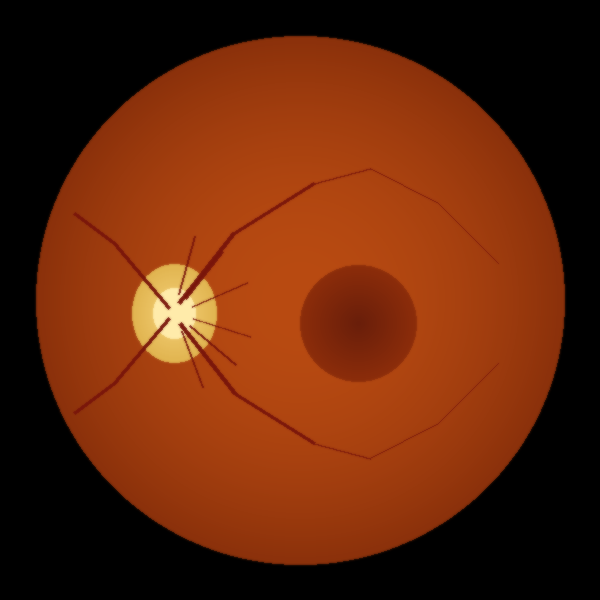
%> input picture sample_data/grade0_normal.png, 600 x 600 px
$ octave --eval "result = retinalStructureSegmentation('../sample_data/grade0_normal.png');"   (GNU Octave 9; MATLAB toolbox functions it lacks are replaced by stand-ins)
%> lines starting %> are read from the running program, lines starting %| are printed output that depends on the picture; in (x1, y1, x2, y2) boxes, pixels count from 0 and x2, y2 are one past the last pixel; in counts of white or black regions, pixels touching at a corner belong together; the program's own positions count from 1
function segResults = retinalStructureSegmentation(img, enhancedImg)
%> called with img = '../sample_data/grade0_normal.png'
% RETINALSTRUCTURESEGMENTATION - Extracts retinal landmarks & pathological lesions
% RetinaSetu: Coaxial AI Screening Pipeline for Diabetic Retinopathy
%
% Extracts:
%   1. Optic Disc (OD) localization & boundary mask
%   2. Fovea centralis localization
%   3. Retinal Blood Vessel tree segmentation
%   4. Microaneurysms (MA) candidate detection (sub-pixel top-hat)
%   5. Hard Exudates (HE) segmentation
%   6. Hemorrhages (HEM) segmentation (blot/dot/flame)
%   7. Neovascularization (NV) risk index
%
% Toolboxes Used: Image Processing Toolbox, Computer Vision Toolbox

if nargin < 2 || isempty(enhancedImg)
    enhancedImg = img;
end

if ischar(img) || isstring(img)
    img = imread(img);
%> img is the input picture: size 600x600x3 uint8; mean R, G, B 97.3, 38.1, 9.7
end
if ischar(enhancedImg) || isstring(enhancedImg)
    enhancedImg = imread(enhancedImg);
end

[rows, cols, ~] = size(img);
%> rows = 600; cols = 600
green = double(img(:,:,2)) / 255.0;
greenEnh = double(enhancedImg(:,:,2)) / 255.0;
red = double(img(:,:,1)) / 255.0;

% Retinal circular FOV mask
fovMask = (red > 0.08) | (green > 0.08);
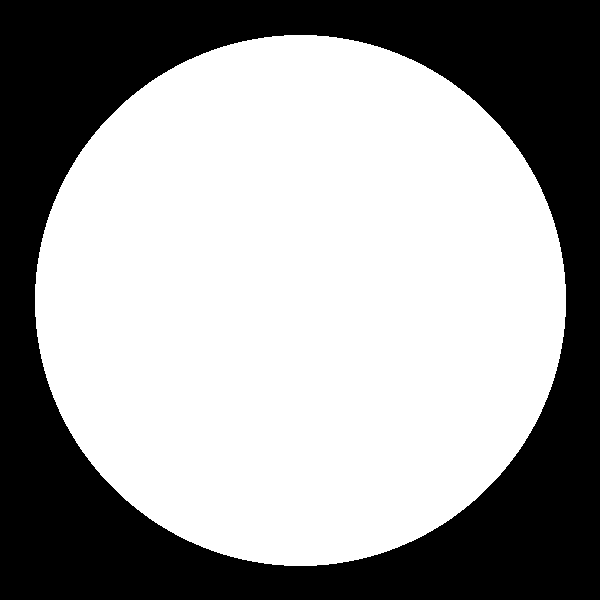
%> fovMask: size 600x600 logical; 61.4% white; 1 black region, box (x1, y1, x2, y2) and area: (0, 0, 600, 600) 138783
fovMask = imclose(fovMask, strel('disk', 15));
fovMask = imfill(fovMask, 'holes');

%% 1. Optic Disc Localization & Segmentation
% The optic disc is characterized by high intensity in red/green channels and circular shape
odCandidateMap = (red * 0.6 + green * 0.4) .* fovMask;
odFiltered = imgaussfilt(odCandidateMap, 8);
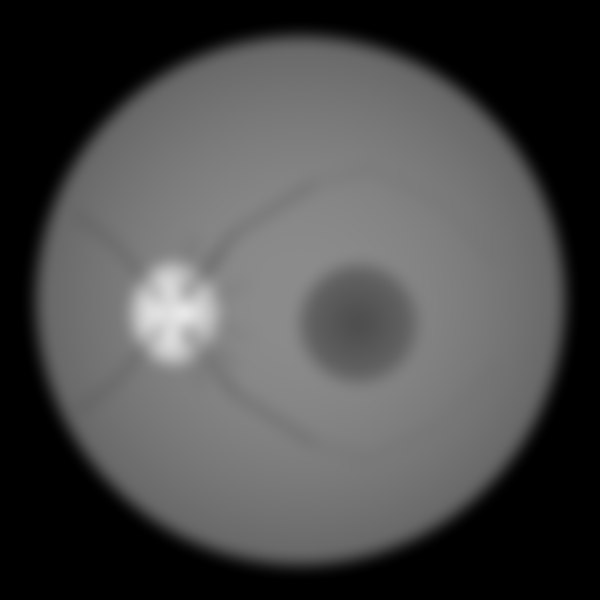
%> odFiltered: size 600x600 double; min 0, max 0.909, mean 0.289

% Find brightest regional cluster
[maxVal, maxIdx] = max(odFiltered(:));
%> maxVal = 0.909; maxIdx = 109514
[odCenterY, odCenterX] = ind2sub(size(odFiltered), maxIdx);
%> odCenterY = 314; odCenterX = 183

% Disc radius estimation (typically ~1/10 to 1/15 of image width)
discRadius = round(cols * 0.07);
%> discRadius = 42

% Create circular disc mask
[X, Y] = meshgrid(1:cols, 1:rows);
odDist = sqrt((X - odCenterX).^2 + (Y - odCenterY).^2);
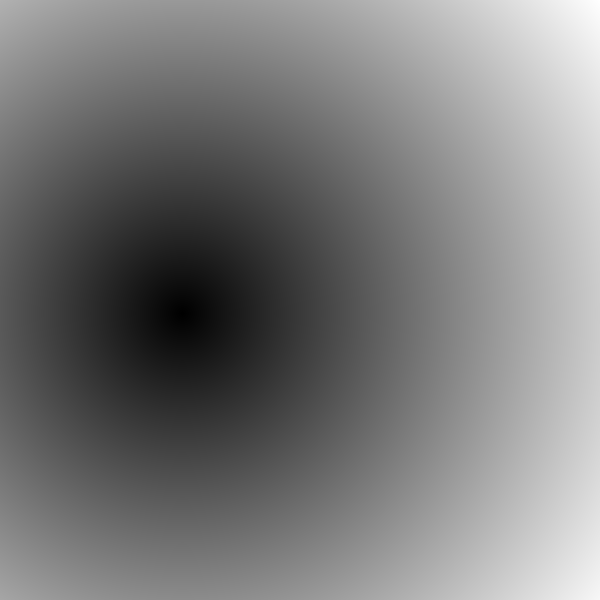
%> odDist: size 600x600 double; min 0, max 521.4, mean 250; drawn with min black and max white
opticDiscMask = (odDist <= discRadius) & fovMask;
%> opticDiscMask: size 600x600 logical; 1.5% white; 1 white region, box (x1, y1, x2, y2) and area: (140, 271, 225, 356) 5525

%% 2. Fovea Centralis Localization
% The fovea is located approximately 2.5 disc diameters temporal to optic disc.
% If optic disc is in the right half of the image, the eye is the Right Eye (OD), fovea is to the left.
% If optic disc is in the left half, eye is Left Eye (OS), fovea is to the right.
if odCenterX > cols / 2
    foveaX = round(odCenterX - 2.5 * discRadius);
else
    foveaX = round(odCenterX + 2.5 * discRadius);
%> foveaX = 288
end
foveaY = round(odCenterY + 0.15 * discRadius); % Slightly inferior
%> foveaY = 320
foveaX = max(1, min(cols, foveaX));
foveaY = max(1, min(rows, foveaY));

foveaDist = sqrt((X - foveaX).^2 + (Y - foveaY).^2);
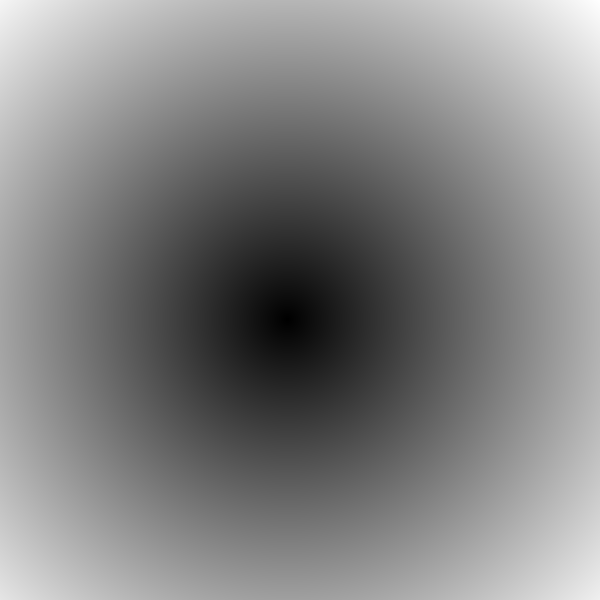
%> foveaDist: size 600x600 double; min 0, max 446.2, mean 230.3; drawn with min black and max white
foveaMask = (foveaDist <= round(discRadius * 0.5)) & fovMask;
%> foveaMask: size 600x600 logical; 0.38% white; 1 white region, box (x1, y1, x2, y2) and area: (266, 298, 309, 341) 1373

%% 3. Retinal Blood Vessel Tree Segmentation
% Vessel extraction using matched filtering and morphological top-hat on inverted green channel
invGreen = (1.0 - greenEnh) .* fovMask;
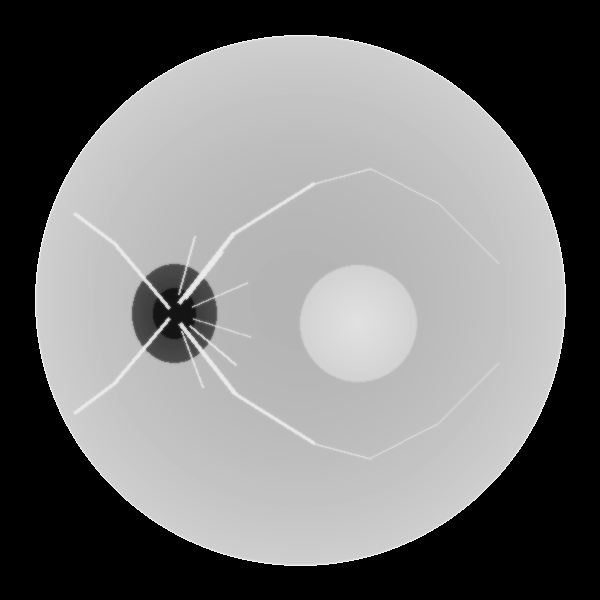
%> invGreen: size 600x600 double; min 0, max 0.969, mean 0.465

% Multi-scale morphological top-hat for tubular structure enhancement
seVessel1 = strel('disk', 3);
seVessel2 = strel('disk', 8);
topHat1 = imtophat(invGreen, seVessel1);
topHat2 = imtophat(invGreen, seVessel2);
vesselEnhanced = (topHat1 + topHat2) / 2.0;

% Adaptive thresholding inside FOV
meanVessel = mean(vesselEnhanced(fovMask));
%> meanVessel = 0.00548
stdVessel = std(vesselEnhanced(fovMask));
%> stdVessel = 0.0349
vesselThresh = meanVessel + 0.95 * stdVessel;
%> vesselThresh = 0.0387
vesselMask = (vesselEnhanced > vesselThresh) & fovMask;
%> vesselMask: size 600x600 logical; 2% white; 8 white regions, largest, box (x1, y1, x2, y2) and area: (35, 35, 566, 566) 2984, (176, 168, 499, 305) 1308, (177, 322, 499, 460) 1166

% Clean up tiny disconnected noise fragments
vesselMask = bwareaopen(vesselMask, 25);

%% 4. Microaneurysm (MA) Candidate Detection
% Microaneurysms are small, round, dark focal lesions (10 - 100 microns).
% Use morphological bottom-hat on green channel with small radius (1-4 pixels)
bottomHatMA = imbothat(green, strel('disk', 4));
bottomHatMA = bottomHatMA .* fovMask;

% Exclude blood vessel main branches so vessels aren't misclassified as MAs
vesselDilated = imdilate(vesselMask, strel('disk', 2));
%> vesselDilated: size 600x600 logical; 4.9% white; 6 white regions, box (x1, y1, x2, y2) and area: (33, 33, 568, 568) 8960, (175, 315, 501, 462) 3501, (174, 166, 501, 307) 2911, (71, 210, 173, 312) 999, (71, 315, 173, 417) 999, (189, 280, 250, 311) 411
maCandidates = (bottomHatMA > 0.07) & (~vesselDilated) & (~opticDiscMask);
%> maCandidates: size 600x600 logical; every value is 0
maCandidates = bwareaopen(maCandidates, 2);
maCandidates = maCandidates & (~bwareaopen(maCandidates, 35)); % Remove large blobs

maCC = bwconncomp(maCandidates);
%> maCC = 0 connected components
maCount = maCC.NumObjects;
%> maCount = 0

%% 5. Hard Exudates (HE) Segmentation
% Hard exudates are bright yellowish lipid deposits with sharp boundaries.
% High luminance and high yellow (red+green vs blue)
blue = double(img(:,:,3)) / 255.0;
yellowIdx = (red + green - 1.5 * blue) .* fovMask;
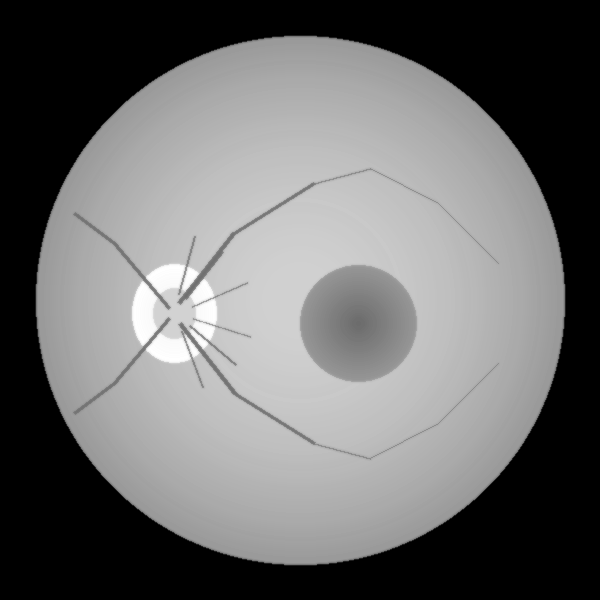
%> yellowIdx: size 600x600 double; min 0, max 1.12, mean 0.474; drawn with min black and max white
exudateThresh = mean(yellowIdx(fovMask)) + 1.7 * std(yellowIdx(fovMask));
%> exudateThresh = 0.954
exudateMask = (yellowIdx > exudateThresh) & (~opticDiscMask) & fovMask;
%> exudateMask: size 600x600 logical; 0.38% white; 5 white regions (1 under 20 px), largest, box (x1, y1, x2, y2) and area: (132, 281, 149, 346) 570, (146, 343, 191, 363) 387, (146, 264, 185, 284) 355, (187, 267, 199, 275) 43
exudateMask = bwareaopen(exudateMask, 8);
exudateAreaPct = (sum(exudateMask(:)) / max(1, sum(fovMask(:)))) * 100;
%> exudateAreaPct = 0.621

%% 6. Hemorrhages (HEM) Segmentation
% Blot and flame hemorrhages are dark reddish/brownish lesions outside vessel network
hemMap = (1.0 - green) .* (red > 0.35) .* fovMask;
hemThresh = mean(hemMap(fovMask)) + 1.2 * std(hemMap(fovMask));
%> hemThresh = 0.884
hemMask = (hemMap > hemThresh) & (~vesselDilated) & (~opticDiscMask);
hemMask = bwareaopen(hemMask, 15);
hemAreaPct = (sum(hemMask(:)) / max(1, sum(fovMask(:)))) * 100;
%> hemAreaPct = 0

%% 7. Neovascularization (NV) Risk Index
% New fragile vessels around the disc (NVD) or elsewhere (NVE) have high branching density & tortuosity
discVicinityMask = (odDist <= 1.8 * discRadius) & fovMask;
%> discVicinityMask: size 600x600 logical; 5% white; 1 white region, box (x1, y1, x2, y2) and area: (107, 238, 258, 389) 17945
nvVessels = vesselMask & discVicinityMask;
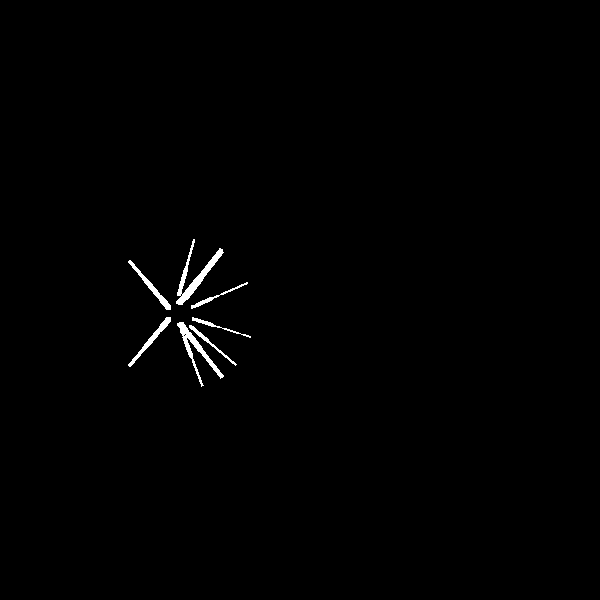
%> nvVessels: size 600x600 logical; 0.64% white; 7 white regions, largest, box (x1, y1, x2, y2) and area: (176, 239, 224, 305) 664, (177, 322, 224, 387) 547, (128, 260, 171, 310) 298
nvDensity = sum(nvVessels(:)) / max(1, sum(discVicinityMask(:)));
%> nvDensity = 0.128
nvIndex = min(1.0, nvDensity / 0.28); % Normalized risk index [0, 1]
%> nvIndex = 0.457

%% Package Results
segResults.opticDiscCenter = [odCenterX, odCenterY];
%> segResults.opticDiscCenter = [183 314]
segResults.opticDiscRadius = discRadius;
%> segResults.opticDiscRadius = 42
segResults.opticDiscMask = opticDiscMask;
segResults.foveaCenter = [foveaX, foveaY];
%> segResults.foveaCenter = [288 320]
segResults.foveaMask = foveaMask;
segResults.vesselMask = vesselMask;
segResults.microaneurysmMask = maCandidates;
segResults.microaneurysmCount = maCount;
%> segResults.microaneurysmCount = 0
segResults.exudateMask = exudateMask;
segResults.exudateAreaPct = round(exudateAreaPct, 2);
%> segResults.exudateAreaPct = 0.62
segResults.hemorrhageMask = hemMask;
segResults.hemorrhageAreaPct = round(hemAreaPct, 2);
%> segResults.hemorrhageAreaPct = 0
segResults.nvIndex = round(nvIndex, 3);
%> segResults.nvIndex = 0.457
segResults.nvDetected = (nvIndex > 0.65);
%> segResults.nvDetected = false
%> `result = retinalStructureSegmentation('../sample_data/grade0_normal.pn..`: result = {opticDiscCenter [183 314], opticDiscRadius 42, foveaCenter [288 320], microaneurysmCount 0, exudateAreaPct 0.62, hemorrhageAreaPct 0}

end

$ run again, on sample_data/grade3_severe.png
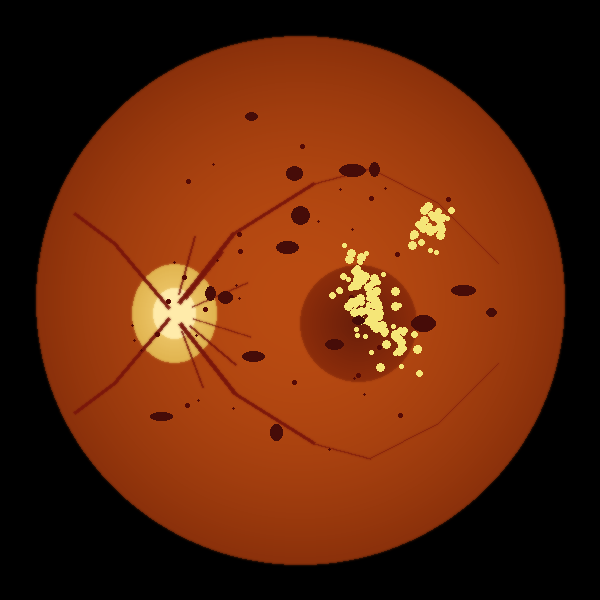
%> input picture sample_data/grade3_severe.png, 600 x 600 px
%> in retinalStructureSegmentation, img is the input picture: size 600x600x3 uint8; mean R, G, B 97.5, 39.4, 10.7
%> fovMask: size 600x600 logical; 61.4% white; 1 black region, box (x1, y1, x2, y2) and area: (0, 0, 600, 600) 138783
%> maxVal = 0.907; maxIdx = 110714
%> odCenterY = 314; odCenterX = 185
%> opticDiscMask: size 600x600 logical; 1.5% white; 1 white region, box (x1, y1, x2, y2) and area: (142, 271, 227, 356) 5525
%> foveaX = 290
%> foveaY = 320
%> foveaMask: size 600x600 logical; 0.38% white; 1 white region, box (x1, y1, x2, y2) and area: (268, 298, 311, 341) 1373
%> meanVessel = 0.0113
%> stdVessel = 0.0586
%> vesselThresh = 0.067
%> vesselDilated: size 600x600 logical; 6.3% white; 19 white regions, largest, box (x1, y1, x2, y2) and area: (33, 33, 568, 568) 7480, (175, 160, 501, 307) 3315, (176, 320, 501, 462) 3266
%> maCC = 44 connected components
%> maCount = 44
%> exudateThresh = 0.992
%> exudateAreaPct = 2.33
%> in retinalStructureSegmentation, `hemMap = (1.0 - green) .* (red > 0.35) .* fovMask;`:
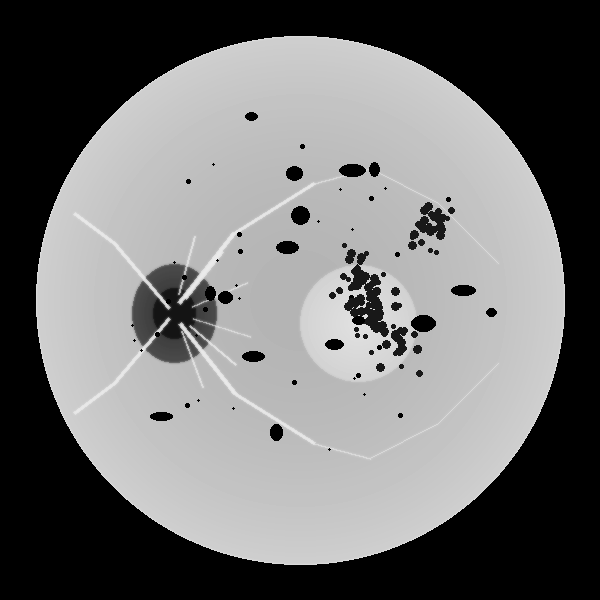
%> hemMap: size 600x600 double; min 0, max 0.922, mean 0.447
%> hemThresh = 0.925
%> hemMask: size 600x600 logical; every value is 0
%> hemAreaPct = 0
%> discVicinityMask: size 600x600 logical; 5% white; 1 white region, box (x1, y1, x2, y2) and area: (109, 238, 260, 389) 17945
%> in retinalStructureSegmentation, `nvVessels = vesselMask & discVicinityMask;`:
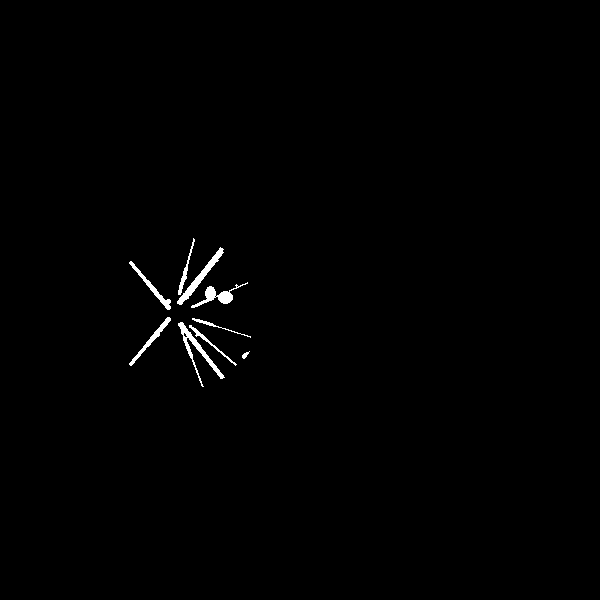
%> nvVessels: size 600x600 logical; 0.64% white; 9 white regions, largest, box (x1, y1, x2, y2) and area: (178, 322, 225, 387) 480, (177, 247, 224, 305) 441, (191, 282, 248, 308) 369
%> nvDensity = 0.129
%> nvIndex = 0.461
%> segResults.opticDiscCenter = [185 314]
%> segResults.foveaCenter = [290 320]
%> segResults.microaneurysmCount = 44
%> segResults.exudateAreaPct = 2.33
%> segResults.hemorrhageAreaPct = 0
%> segResults.nvIndex = 0.461
%> segResults.nvDetected = false
%> result = {opticDiscCenter [185 314], opticDiscRadius 42, foveaCenter [290 320], microaneurysmCount 44, exudateAreaPct 2.33, hemorrhageAreaPct 0}
